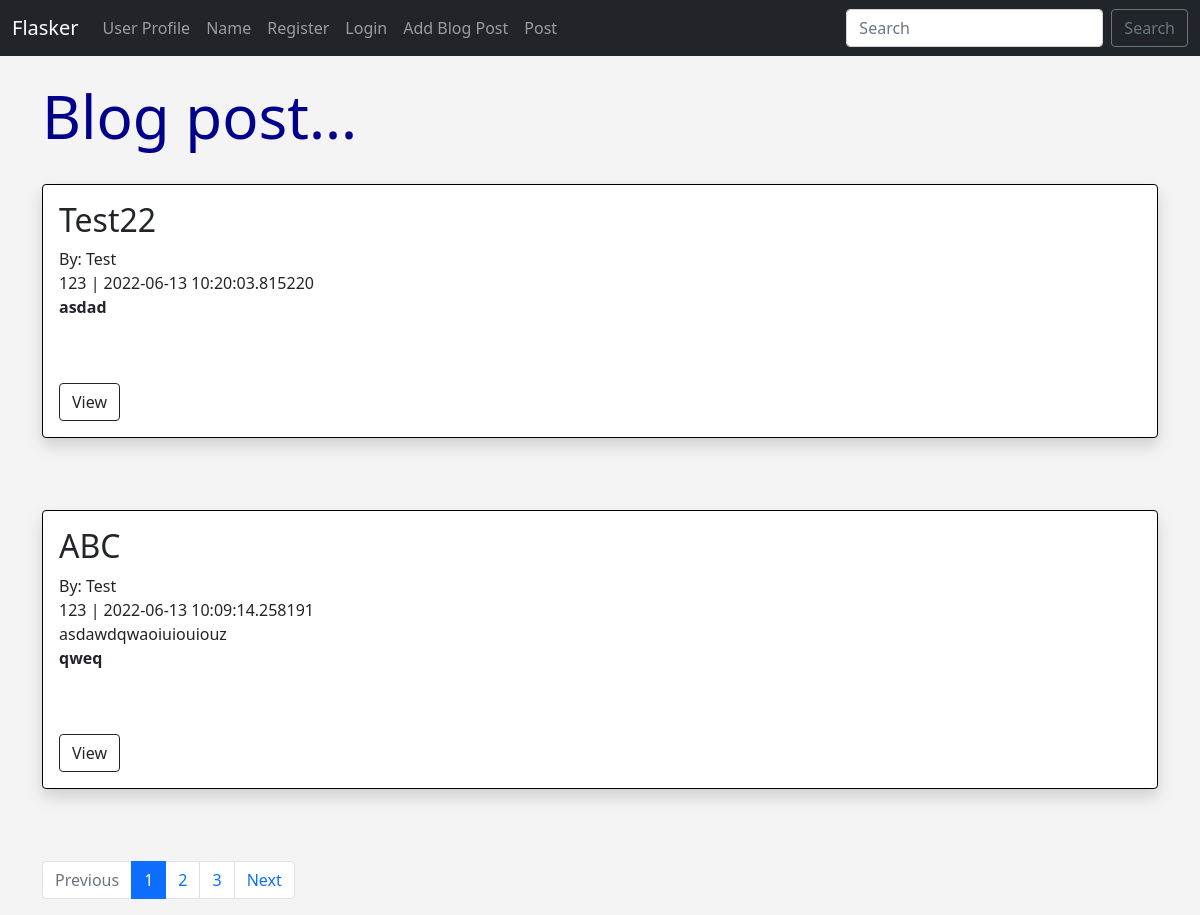
/posts/, run on the app's committed database.
### main.py (models this page shows)
class Posts(db.Model):
    id = db.Column(db.Integer, primary_key=True)
    title = db.Column(db.String(255))
    content = db.Column(db.Text)
    author = db.Column(db.String(255))
    date_posted = db.Column(db.DateTime, default=datetime.utcnow())
    slug = db.Column(db.String(255))

### main.py (the view)
@app.route('/posts.html/')
@app.route('/posts/')
def posts():
    posts = Posts.query.order_by(Posts.date_posted.desc())
    page = request.args.get('page')
    if page and page.isdigit():
        page = int(page)
    else:
        page = 1
    pages = posts.paginate(page=page, per_page=2)
    return render_template("posts.html", posts=posts, pages=pages)

### main.py
class SearchForm(FlaskForm):
    searched = StringField("Searched", validators=[DataRequired()])
    submit = SubmitField("Submit")

### main.py (called while the page is built)
@app.context_processor
def base():
    form = SearchForm()
    return dict(form=form)

### templates/posts.html (shortened to what this page needs)
{% extends 'base.html' %}
{% block content %}
    <h1>Blog post...</h1>
    <br/>
    {% for post in pages.items %}
        <div style="border: 1px solid black; border-radius: 10px;" class="shadow p-3 mb-5 bg-body rounded">
            <h2>{{ post.title }}</h2>
            By: {{ post.author }} <br/>
            {{ post.slug }} | {{ post.date_posted }} <br/>
            {{ post.content|safe }} <br/> <br/>
            <a href="{{ url_for('post', id=post.id) }}" class="btn btn-outline-dark">View</a>
        </div>
        <br/>
    {% endfor %}
    <nav aria-label="Page navigation example">
        <ul class="pagination">
            <li class="page-item {% if not pages.has_prev %} disabled {% endif %} "><a class="page-link"
                                                                                       href="/posts/?page={{ pages.prev_num }}">Previous</a>
            </li>
            {% for page in pages.iter_pages() %}
                <li class="page-item {% if page == pages.page %} active {% endif %} "><a class="page-link"
                                                                                         href="/posts/?page={{ page }}">{{ page }}</a>
                </li>
            {% endfor %}
            <li class="page-item {% if not pages.has_next %} disabled {% endif %}"><a class="page-link"
                                                                                      href="/posts/?page={{ pages.next_num }}">Next</a>
            </li>
        </ul>
    </nav>
{% endblock %}

### static/css/style.css (style rules this page uses)
h1 { color: darkblue; font-size:60px; }
body { background: #f4f4f4; }

### data on the page
Posts: title "Test22", author "Test", slug "123", date_posted "2022-06-13 10:20:03.815220", content "asdad"
Posts: title "ABC", author "Test", slug "123", date_posted "2022-06-13 10:09:14.258191", content "asdawdqwaoiuiouiouz qweq"

### other printed values
{{ page }} "1" "2" "3"
